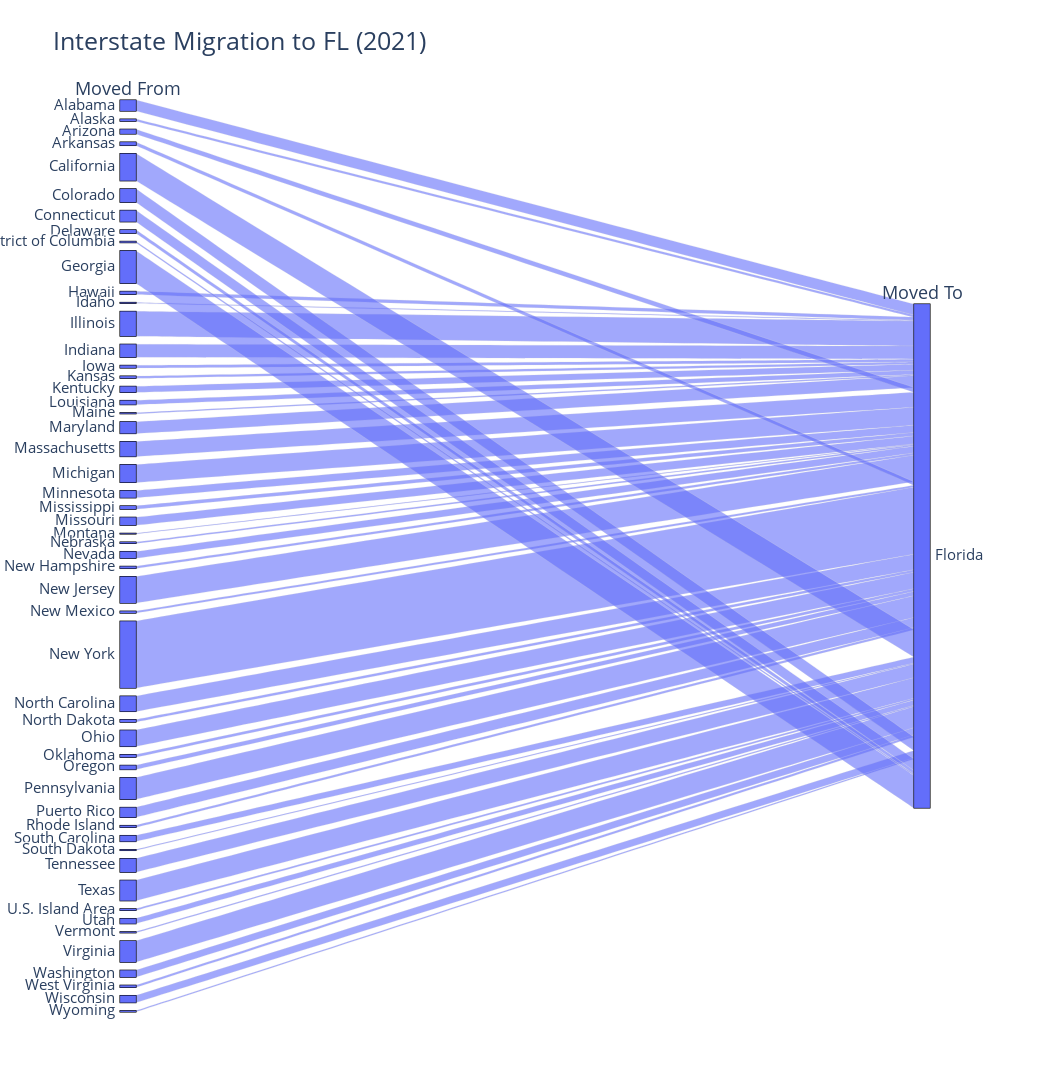

This figure's notebook cell:
### Code cell
import plotly.graph_objects as go

fig = go.Figure(go.Parcats(
                            dimensions=[
                                {'label': 'Moved From', 'values': fl_migration_2021_df['moved_from']},
                                {'label': 'Moved To', 'values': fl_migration_2021_df['moved_to']},
                            ],
                            counts=fl_migration_2021_df['estimate']
                           ))

fig.update_layout(title_text="Interstate Migration to FL (2021)",
                height = 1200,
                width=1050,
                font_size=18)



fig.show()

### Figure 1 — Plotly figure (JSON) as saved in the notebook; plotly's stock layout.template omitted (floating-point values rounded to 4 significant figures)
{"data": [{"counts": [15159, 2938, 6607, 4804, 37464, 18468, 15801, 4732, 1917, 44723, 4179, 1309, 34061, 17980, 3735, 3099, 8385, 5914, 1483, 16166, 20586, 24506, 10156, 4522, 11010, 1041, 2009, 9332, 3079, 36417, 2765, 91758, 21207, 3610, 22443, 3768, 5937, 29817, 13795, 2784, 8393, 1282, 18772, 28243, 2274, 7284, 1499, 29153, 9611, 3165, 9909, 1758], "dimensions": [{"label": "Moved From", "values": ["Alabama", "Alaska", "Arizona", "Arkansas", "California", "Colorado", "Connecticut", "Delaware", "District of Columbia", "Georgia", "Hawaii", "Idaho", "Illinois", "Indiana", "Iowa", "Kansas", "Kentucky", "Louisiana", "Maine", "Maryland", "Massachusetts", "Michigan", "Minnesota", "Mississippi", "Missouri", "Montana", "Nebraska", "Nevada", "New Hampshire", "New Jersey", "New Mexico", "New York", "North Carolina", "North Dakota", "Ohio", "Oklahoma", "Oregon", "Pennsylvania", "Puerto Rico", "Rhode Island", "South Carolina", "South Dakota", "Tennessee", "Texas", "U.S. Island Area", "Utah", "Vermont", "Virginia", "Washington", "West Virginia", "Wisconsin", "Wyoming"]}, {"label": "Moved To", "values": ["Florida", "Florida", "Florida", "Florida", "Florida", "Florida", "Florida", "Florida", "Florida", "Florida", "Florida", "Florida", "Florida", "Florida", "Florida", "Florida", "Florida", "Florida", "Florida", "Florida", "Florida", "Florida", "Florida", "Florida", "Florida", "Florida", "Florida", "Florida", "Florida", "Florida", "Florida", "Florida", "Florida", "Florida", "Florida", "Florida", "Florida", "Florida", "Florida", "Florida", "Florida", "Florida", "Florida", "Florida", "Florida", "Florida", "Florida", "Florida", "Florida", "Florida", "Florida", "Florida"]}], "type": "parcats"}], "layout": {"font": {"size": 18}, "height": 1200, "title": {"text": "Interstate Migration to FL (2021)"}, "width": 1050}}
